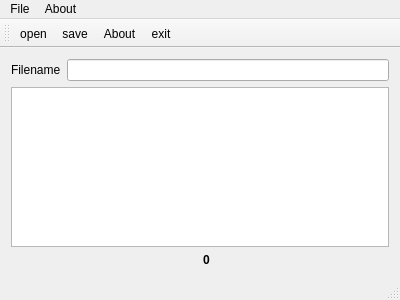
<?xml version="1.0" encoding="UTF-8"?>
<ui version="4.0">
 <class>MainWindow</class>
 <widget class="QMainWindow" name="MainWindow">
  <property name="geometry">
   <rect>
    <x>0</x>
    <y>0</y>
    <width>400</width>
    <height>300</height>
   </rect>
  </property>
  <property name="windowTitle">
   <string>MainWindow</string>
  </property>
  <property name="windowIcon">
   <iconset resource="res.qrc">
    <normaloff>:/new/prefix1/ikony/Gnome-accessories-calculator.svg</normaloff>:/new/prefix1/ikony/Gnome-accessories-calculator.svg</iconset>
  </property>
  <widget class="QWidget" name="centralWidget">
   <layout class="QVBoxLayout" name="verticalLayout">
    <item>
     <layout class="QHBoxLayout" name="horizontalLayout">
      <item>
       <widget class="QLabel" name="label_3">
        <property name="text">
         <string>Filename</string>
        </property>
       </widget>
      </item>
      <item>
       <widget class="QLineEdit" name="filnameText">
        <property name="readOnly">
         <bool>true</bool>
        </property>
       </widget>
      </item>
     </layout>
    </item>
    <item>
     <widget class="QTextEdit" name="plikText">
      <property name="readOnly">
       <bool>true</bool>
      </property>
     </widget>
    </item>
    <item>
     <layout class="QHBoxLayout" name="horizontalLayout_2">
      <item>
       <widget class="QLabel" name="label">
        <property name="text">
         <string/>
        </property>
        <property name="pixmap">
         <pixmap resource="res.qrc">:/new/prefix1/ikony/Gnome-accessories-calculator.svg</pixmap>
        </property>
       </widget>
      </item>
      <item>
       <widget class="QLabel" name="wynikText">
        <property name="font">
         <font>
          <weight>75</weight>
          <bold>true</bold>
         </font>
        </property>
        <property name="text">
         <string>0</string>
        </property>
       </widget>
      </item>
     </layout>
    </item>
   </layout>
  </widget>
  <widget class="QMenuBar" name="menuBar">
   <property name="geometry">
    <rect>
     <x>0</x>
     <y>0</y>
     <width>400</width>
     <height>29</height>
    </rect>
   </property>
   <widget class="QMenu" name="menuFile">
    <property name="title">
     <string>File</string>
    </property>
    <addaction name="actionOpen"/>
    <addaction name="actionSave"/>
    <addaction name="actionExit"/>
   </widget>
   <widget class="QMenu" name="menuAbout">
    <property name="title">
     <string>About</string>
    </property>
    <addaction name="actionAbout"/>
    <addaction name="actionAboutQT"/>
   </widget>
   <addaction name="menuFile"/>
   <addaction name="menuAbout"/>
  </widget>
  <widget class="QToolBar" name="mainToolBar">
   <attribute name="toolBarArea">
    <enum>TopToolBarArea</enum>
   </attribute>
   <attribute name="toolBarBreak">
    <bool>false</bool>
   </attribute>
   <addaction name="actionOpen"/>
   <addaction name="actionSave"/>
   <addaction name="actionAbout"/>
   <addaction name="actionExit"/>
  </widget>
  <widget class="QStatusBar" name="statusBar"/>
  <action name="actionOpen">
   <property name="icon">
    <iconset resource="res.qrc">
     <normaloff>:/new/prefix1/ikony/document-open.svg</normaloff>:/new/prefix1/ikony/document-open.svg</iconset>
   </property>
   <property name="text">
    <string>open</string>
   </property>
   <property name="toolTip">
    <string>Open File</string>
   </property>
  </action>
  <action name="actionSave">
   <property name="icon">
    <iconset resource="res.qrc">
     <normaloff>:/new/prefix1/ikony/Gnome-accessories-calculator.svg</normaloff>:/new/prefix1/ikony/Gnome-accessories-calculator.svg</iconset>
   </property>
   <property name="text">
    <string>save</string>
   </property>
   <property name="toolTip">
    <string>Save File</string>
   </property>
  </action>
  <action name="actionExit">
   <property name="icon">
    <iconset resource="res.qrc">
     <normaloff>:/new/prefix1/ikony/application-exit.svg</normaloff>:/new/prefix1/ikony/application-exit.svg</iconset>
   </property>
   <property name="text">
    <string>exit</string>
   </property>
   <property name="toolTip">
    <string>Exit the program</string>
   </property>
  </action>
  <action name="actionAbout">
   <property name="icon">
    <iconset resource="res.qrc">
     <normaloff>:/new/prefix1/ikony/about.svg</normaloff>:/new/prefix1/ikony/about.svg</iconset>
   </property>
   <property name="text">
    <string>About</string>
   </property>
   <property name="toolTip">
    <string>About the progrma</string>
   </property>
  </action>
  <action name="actionAboutQT">
   <property name="icon">
    <iconset resource="res.qrc">
     <normaloff>:/new/prefix1/ikony/document-open.svg</normaloff>:/new/prefix1/ikony/document-open.svg</iconset>
   </property>
   <property name="text">
    <string>aboutQT</string>
   </property>
  </action>
 </widget>
 <layoutdefault spacing="6" margin="11"/>
 <resources>
  <include location="res.qrc"/>
 </resources>
 <connections/>
</ui>
